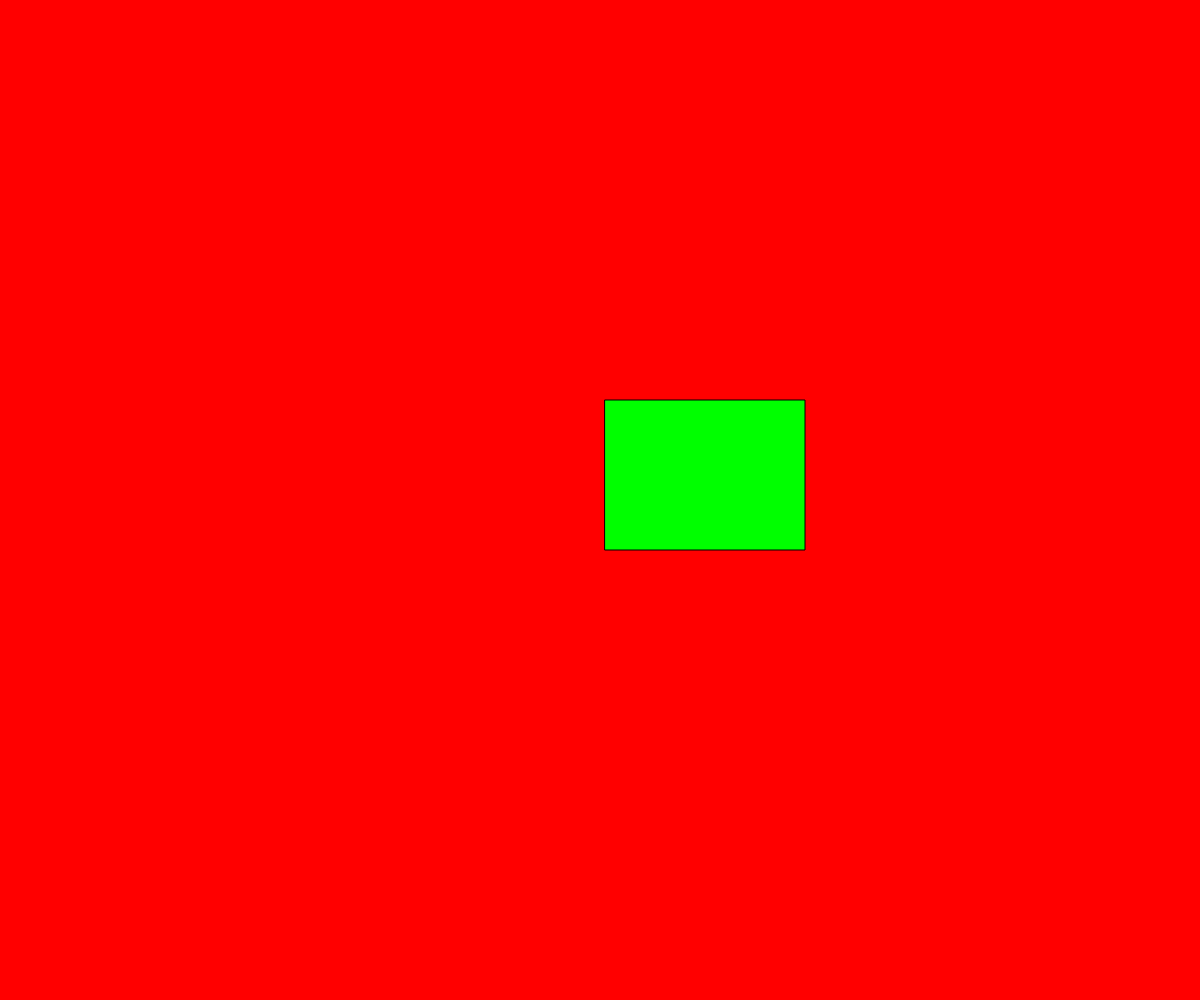
Frame 1 (no input)
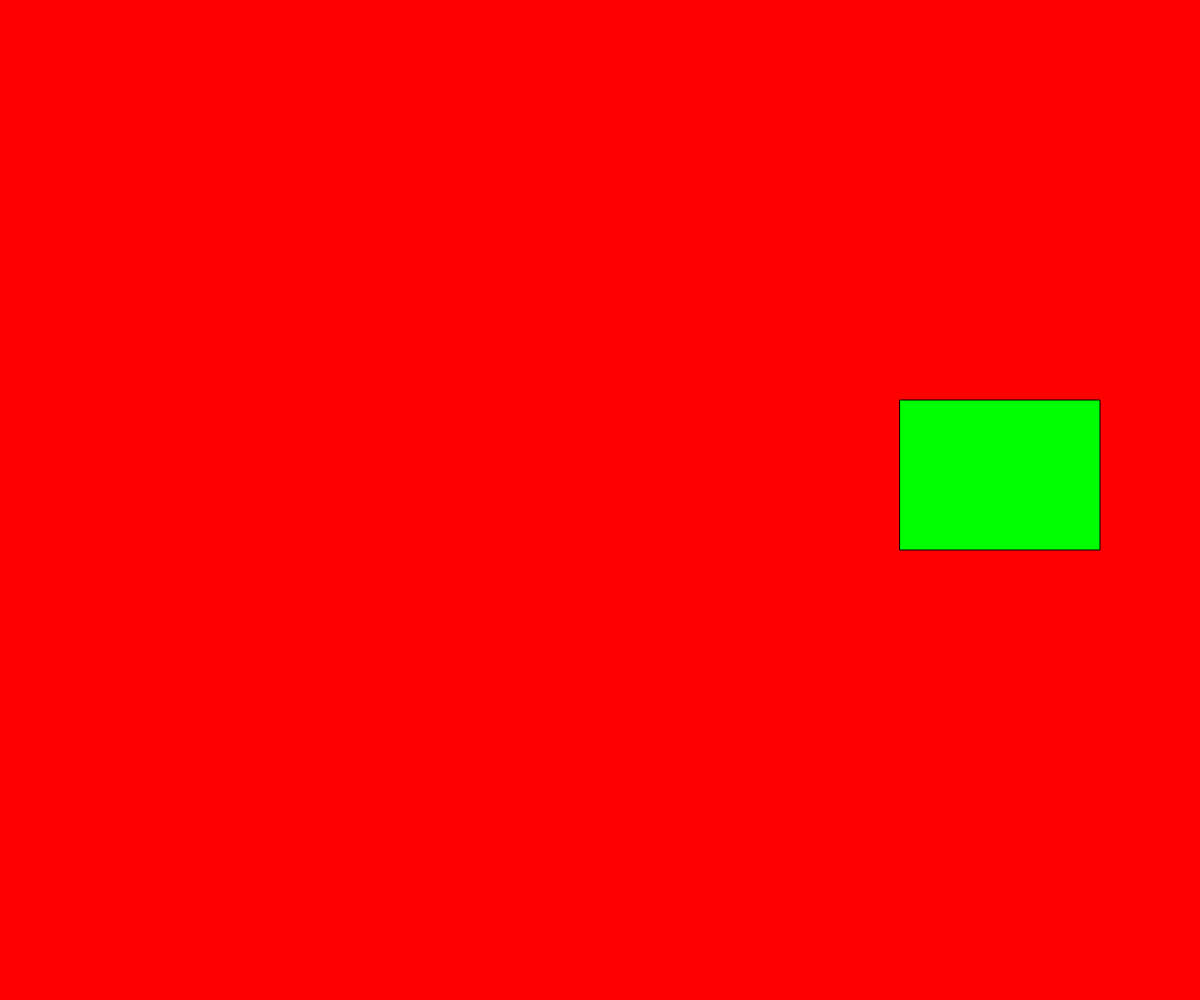
Frame 60 (no input)
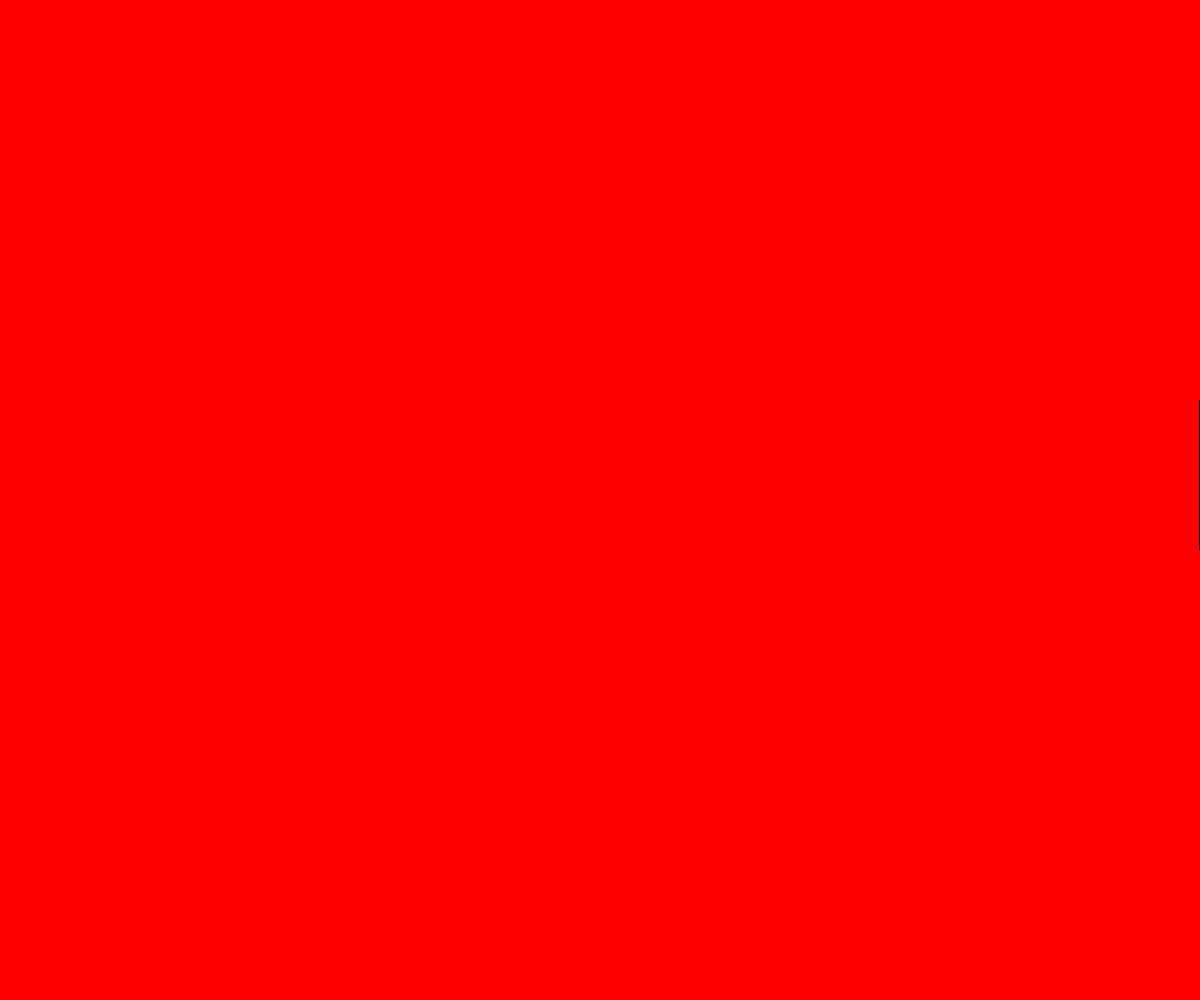
Frame 120 (the mouse pressed at the canvas centre since frame 60)

The p5.js sketch that drew these frames (run headless with seeded random() and noise() and a simulated clock; from frame 60 on, the mouse is pressed at the canvas centre):

// p5.js sketch
// ── sketch.js
// Project Title
// Your Name
// Date
//
// Extra for Experts:
// - describe what you did to take this project "above and beyond"

let x;
let dx;
let rectWidth;





function setup() {
  createCanvas(windowWidth, windowHeight);
  x = width/2;
  dx = 5;
  rectWidth = 200;
}

function draw() {
  background(255, 0, 0)

  //move the rectacgle
  x += dx;

  //check if you hit the wall
  if (x > width - rectWidth || x < 0){
    dx === dx * -1;
  }

  //display rectangle
  fill(0,255,0)
  rect(x,400,rectWidth,150);
}
